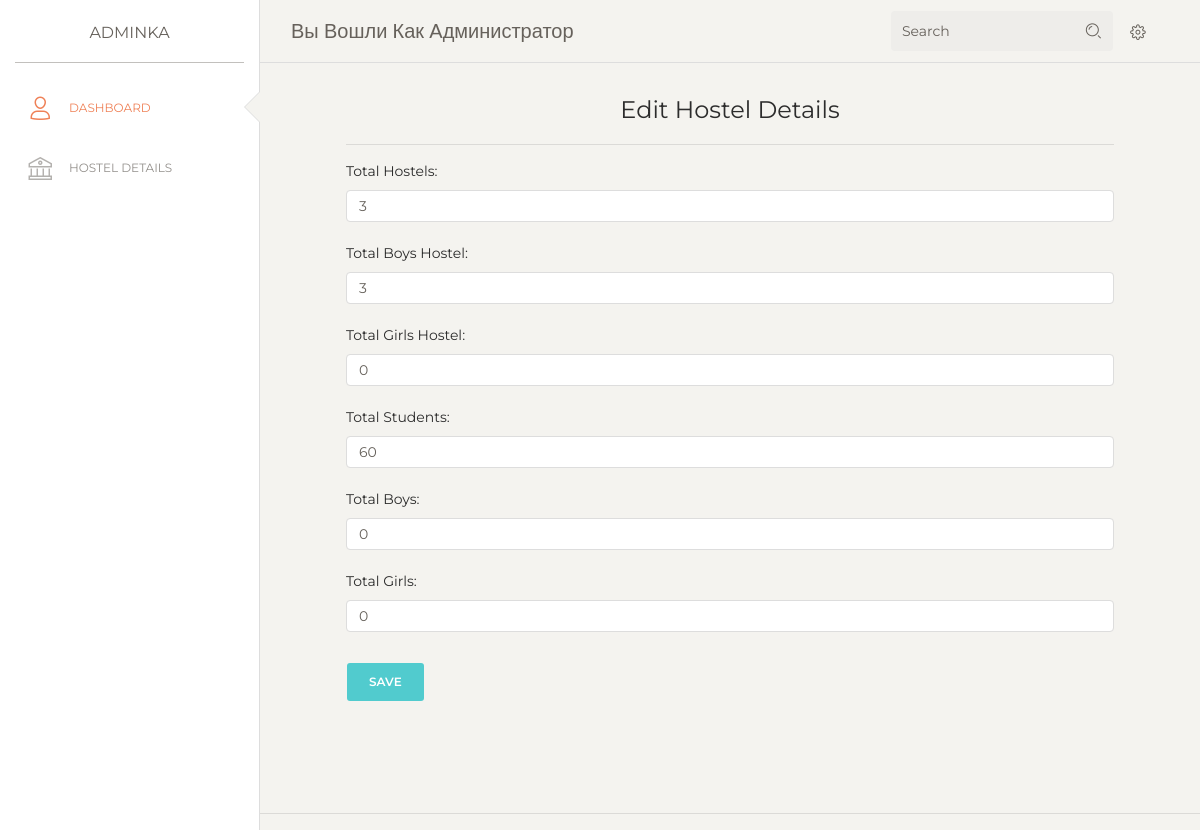
The page /edit-info on the database as committed earlier.
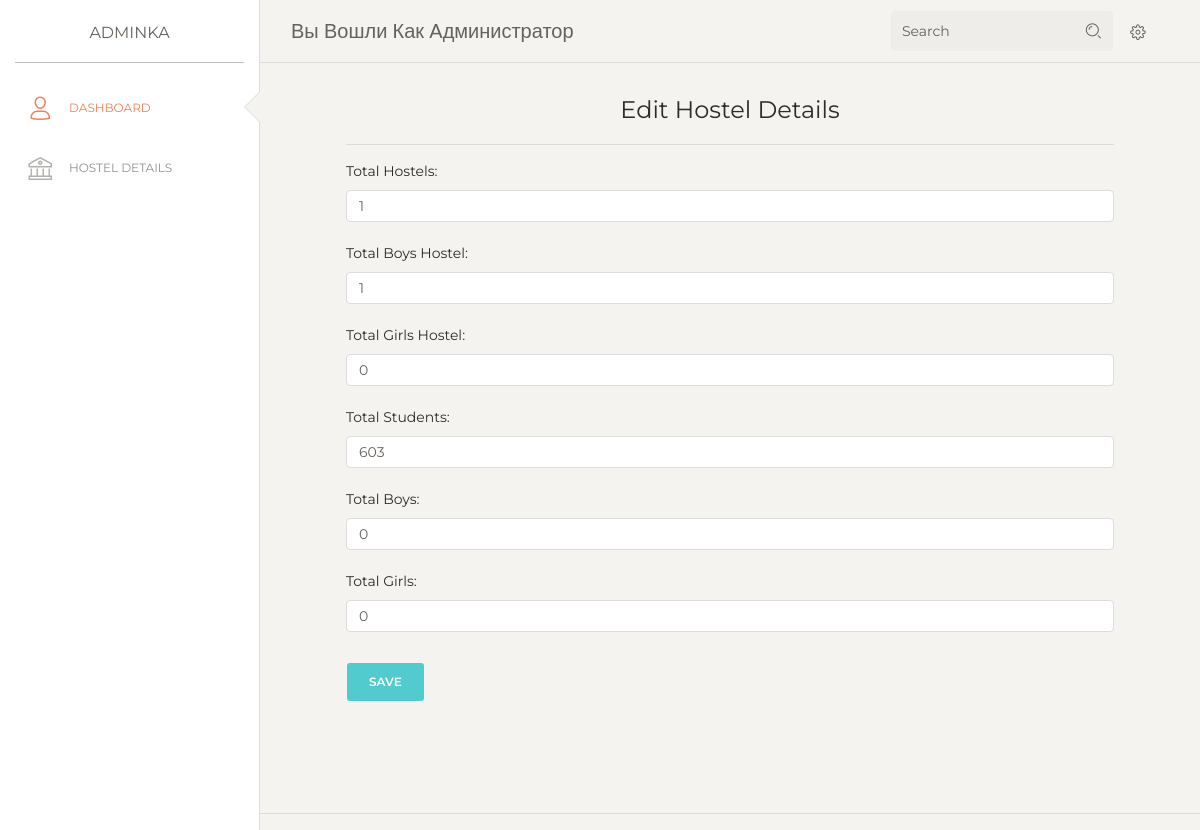
The same page on the database as committed later.
### app.py (models this page shows, shortened)
class HostelInfo(db.Model):
    id = db.Column(db.Integer, primary_key=True)
    totalhostels = db.Column(db.Integer, nullable=False)
    boyshostels = db.Column(db.Integer, nullable=False)
    girlshostels = db.Column(db.Integer, nullable=False)
    totalstudents = db.Column(db.Integer, nullable=False)
    totalboys = db.Column(db.Integer, nullable=False)
    totalgirls = db.Column(db.Integer, nullable=False)

### app.py (the view)
@app.route('/edit-info', methods=['GET', 'POST'])
def edit():
    info = HostelInfo.query.get_or_404(1)
    if request.method == 'POST':
        info.totalhostels = request.form['totalhostels']
        info.boyshostels = request.form['boyshostels']
        info.girlshostels = request.form['girlshostels']
        info.totalstudents = request.form['totalstudents']
        info.totalboys = request.form['totalboys']
        info.totalgirls = request.form['totalgirls']
        db.session.commit()
        return redirect('/admin')
    else:
        return render_template('edit.html', info=info)

### templates/edit.html (shortened to what this page needs)
{% extends 'admin.html' %}
{% block style%}
<div class="sidebar-wrapper">
  <ul class="nav">
    <li class="active ">
      <a href="/admin">
        <i class="nc-icon nc-single-02"></i>
        <p>Dashboard</p>
      </a>
    </li>
    <li>
      <a href="/hostels">
        <i class="nc-icon nc-bank"></i>
        <p>Hostel Details</p>
      </a>
    </li>
  </ul>
</div>
{% endblock %}
{% block body %}
<div class="content">
<form action = '/edit-info' method='POST' style="padding-left: 4em;padding-right: 4em;padding-bottom: 4em;padding-top: 0em;">
    <center><h4>Edit Hostel Details</h4></center>
    <hr>
    <label for="totalhostels">Total Hostels:</label>
    <input class="form-control" type="text" name="totalhostels" id="totalhostels" value="{{info.totalhostels}}"}>
    <br>
    <label for="boyshostels">Total Boys Hostel:</label>
    <input class="form-control" type="text" name="boyshostels" id="boyshostels" value="{{info.boyshostels}}" rows=4>
    <br>
    <label for="girlshostels">Total Girls Hostel:</label>
    <input class="form-control" type="text" name="girlshostels" id="girlshostels" value="{{info.girlshostels}}">
    <br>
    <label for="totalstudents">Total Students:</label>
    <input class="form-control" type="text" name="totalstudents" id="totalstudents" value="{{info.totalstudents}}">
    <br>
    <label for="totalboys">Total Boys:</label>
    <input class="form-control" type="text" name="totalboys" id="totalboys" value="{{info.totalboys}}">
    <br>
    <label for="totalgirls">Total Girls:</label>
    <input class="form-control" type="text" name="totalgirls" id="totalgirls" value="{{info.totalgirls}}">
    <br>
    <input type="submit" value="Save" class="btn btn-primary">
    </div>
<hr>
</div>
{% endblock %}

Rows that differ between the two databases and show on the page:
changed HostelInfo: totalhostels "3" → "1"; boyshostels "3" → "1"; totalstudents "60" → "603"
